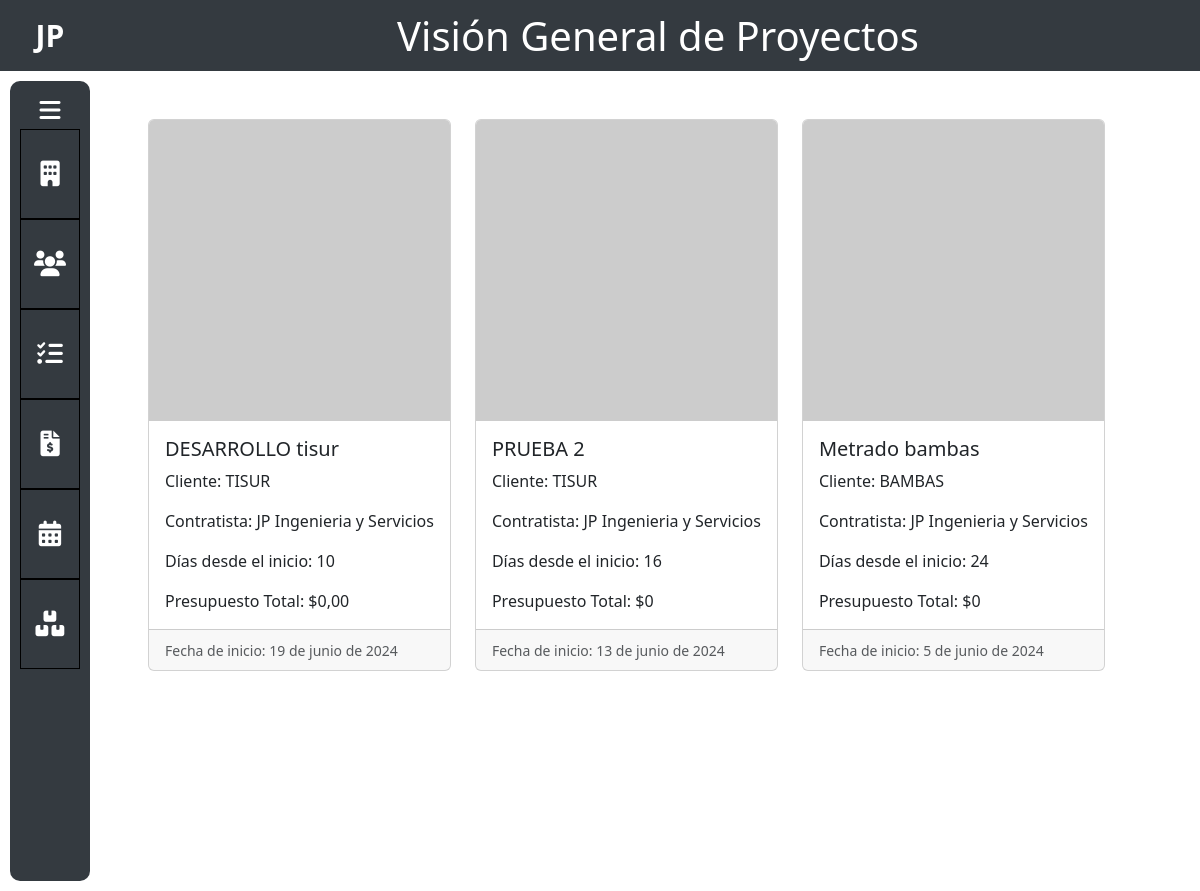
The page / on the database its author committed.
### projects/models.py (models this page shows, shortened)
class Project(models.Model):
    client = models.ForeignKey(Client, on_delete=models.CASCADE)
    contractor = models.ForeignKey(Contractor, on_delete=models.CASCADE)
    project_name = models.CharField(max_length=100)
    sap_code = models.CharField(max_length=50)
    ov_name = models.CharField(max_length=100)
    start_date = models.DateField()
    end_date = models.DateField()
    @property
    def days_since_start(self):
        return (date.today() - self.start_date).days
    @property
    def total_budget(self):
        total = sum(budget.valor_total for budget in self.budgets.all())
        return total

class Client(models.Model):
    client_name = models.CharField(max_length=100)
    email = models.EmailField()
    phone = models.CharField(max_length=20)

class Contractor(models.Model):
    contractor_name = models.CharField(max_length=100)
    address = models.CharField(max_length=150)
    phone = models.CharField(max_length=20)
    contractor_ruc = models.CharField(max_length=20)
    email = models.EmailField()

### budgets/models.py (models this page shows, shortened)
class Budget(models.Model):
    project = models.ForeignKey(Project, on_delete=models.CASCADE, related_name='budgets')
    dias = models.PositiveIntegerField()
    valor_total = models.DecimalField(max_digits=10, decimal_places=2, default=0)

### home/views.py (the view)
# urls.py: path('', views.index, name='dashboard'),
def index(request):
    projects = Project.objects.all()
    budgets = Budget.objects.all()
    context = {
        'projects': projects,
        'budgets': budgets,
    }
    return render(request, 'home/index.html', context)

### home/templates/home/index.html (shortened to what this page needs)
{% extends 'base_home.html' %}
{% block page_title %}<h1 class="text-center mb-0">Visión General de Proyectos</h1>{% endblock %}
{% block content %}
<div class="container mt-4">
    <div class="row row-cols-1 row-cols-md-3 g-4">
        {% for project in projects %}
            <div class="col">
                <div class="card h-100">
                    <img src="https://via.placeholder.com/150" class="card-img-top" alt="Imagen del Proyecto">
                    <div class="card-body">
                        <h5 class="card-title">{{ project.project_name }}</h5>
                        <p class="card-text">Cliente: {{ project.client.client_name }}</p>
                        <p class="card-text">Contratista: {{ project.contractor.contractor_name }}</p>
                        <p class="card-text">Días desde el inicio: {{ project.days_since_start }}</p>
                        <p class="card-text">Presupuesto Total: ${{ project.total_budget }}</p>
                    </div>
                    <div class="card-footer">
                        <small class="text-muted">Fecha de inicio: {{ project.start_date }}</small>
                    </div>
                </div>
            </div>
        {% endfor %}
    </div>
</div>
{% endblock %}

### home/templates/base_home.html (shortened to what this page needs)
<!DOCTYPE html>
<html lang="es">
<head>
    <link href="https://cdn.jsdelivr.net/npm/bootstrap@5.3.0/dist/css/bootstrap.min.css" rel="stylesheet">
    <link href="https://cdn.jsdelivr.net/npm/select2@4.1.0-rc.0/dist/css/select2.min.css" rel="stylesheet">
    <link href="https://cdnjs.cloudflare.com/ajax/libs/font-awesome/6.0.0-beta3/css/all.min.css" rel="stylesheet">
    {% load static %}
    <link href="{% static 'css/custom.css' %}" rel="stylesheet">
</head>
<body>
    <header class="navbar navbar-expand-lg">
        <div class="container-fluid">
            <span class="navbar-brand">JP</span>
            <div class="w-100 text-center">
                {% block page_title %}{% endblock %}
            </div>
        </div>
    </header>
    <div class="d-flex">
        <nav class="sidebar" id="sidebar">
            <div class="sidebar-sticky">
                <ul class="nav flex-column text-center mt-0">
                    <button class="toggle-button" onclick="toggleSidebar()">
                        <i class="fas fa-bars"></i>
                    </button>
                    <li class="nav-item">
                        <a class="nav-link" href="{% url 'contractor_list' %}">
                            <i class="fas fa-building fa-2x icon-img"></i>
                        </a>
                    </li>
                    <li class="nav-item">
                        <a class="nav-link" href="{% url 'client_list' %}">
                            <i class="fas fa-users fa-2x icon-img"></i>
                        </a>
                    </li>
                    <li class="nav-item">
                        <a class="nav-link" href="{% url 'project_list' %}">
                            <i class="fas fa-tasks fa-2x icon-img"></i>
                        </a>
                    </li>
                    <li class="nav-item">
                        <a class="nav-link" href="{% url 'budget-list' %}">
                            <i class="fas fa-file-invoice-dollar fa-2x icon-img"></i>
                        </a>
                    </li>
                    <li class="nav-item">
                        <a class="nav-link" href="{% url 'planning_homepage' %}">
                            <i class="fas fa-calendar-alt fa-2x icon-img"></i>
                        </a>
                    </li>
                    <li class="nav-item">
                        <a class="nav-link" href="{% url 'inventario_list' %}">
                            <i class="fas fa-boxes fa-2x icon-img"></i>
                        </a>
                    </li>
                </ul>
            </div>
        </nav>
        <div class="content p-4">
            <div class="container mt-4">
                {% block content %}
                {% endblock %}
            </div>
        </div>
    </div>
</body>
</html>

### static/css/custom.css (style rules this page uses)
body, html { height: 100%; margin: 0; padding: 0; }
.sidebar { min-height: 100vh; width: 90px; }
.nav-item { height: 90px; }
.nav-link { color: #000; text-align: center; display: flex; flex-direction: column; align-items: center; justify-content: center; font-size: 12px; border: 1px solid black; border-radius: 0; width: 100%; height: 100%; padding: 0; }
.icon-img { width: 100%; height: auto; object-fit: cover; margin: 0; padding: 0; }

### home/templates/base_home.html (style rules this page uses)
.sidebar { margin: 10px; padding: 10px; height: calc(100vh - 56px - 20px); width: 80px; background-color: #343a40; border-radius: 10px; transition: width 0.3s; }
.navbar { margin-bottom: 0; border-bottom: none; background-color: #343a40; color: #fff; }
.navbar .navbar-brand { color: #fff; }
.container-fluid { padding-left: 0; padding-right: 0; display: flex; align-items: center; }
.navbar-brand { flex: 0 0 100px; text-align: center; font-size: 30px; font-weight: bold; }
.nav-item { margin: 0; padding: 0; width: 100%; }
.sidebar-sticky { padding-top: 0; margin-top: 0; }
.nav { padding: 0; margin: 0; }
.nav-link { color: #fff; font-size: 0.8rem; display: flex; align-items: center; justify-content: center; width: 100%; text-align: center; padding: 10px 0; transition: opacity 0.3s; }
.navbar + .d-flex { margin-top: 0; padding-top: 0; }
.toggle-button { background: none; border: none; color: #fff; cursor: pointer; font-size: 24px; }

### rows shown on the page
Project: project_name "DESARROLLO tisur", client.client_name "TISUR", contractor.contractor_name "JP Ingenieria y Servicios", days_since_start "10", total_budget "0,00", start_date "19 de junio de 2024"
Project: project_name "PRUEBA 2", client.client_name "TISUR", contractor.contractor_name "JP Ingenieria y Servicios", days_since_start "16", total_budget "0", start_date "13 de junio de 2024"
Project: project_name "Metrado bambas", client.client_name "BAMBAS", contractor.contractor_name "JP Ingenieria y Servicios", days_since_start "24", total_budget "0", start_date "5 de junio de 2024"
